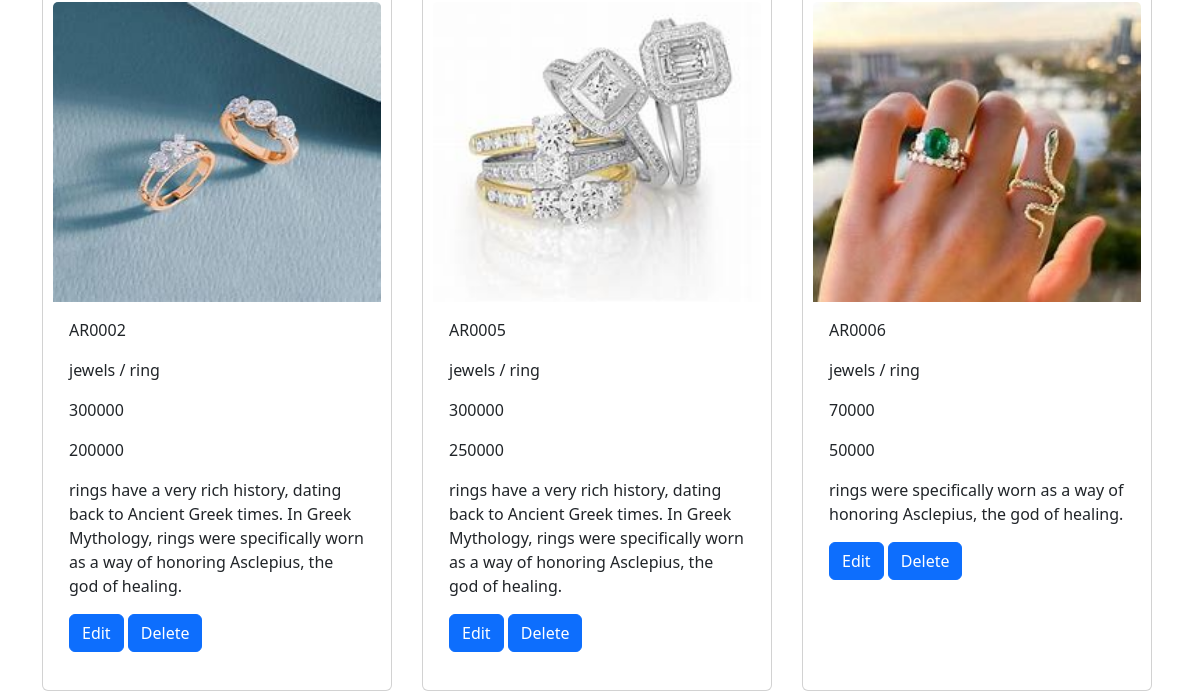
The app's page /shop_home (signed in, lower part), older data.
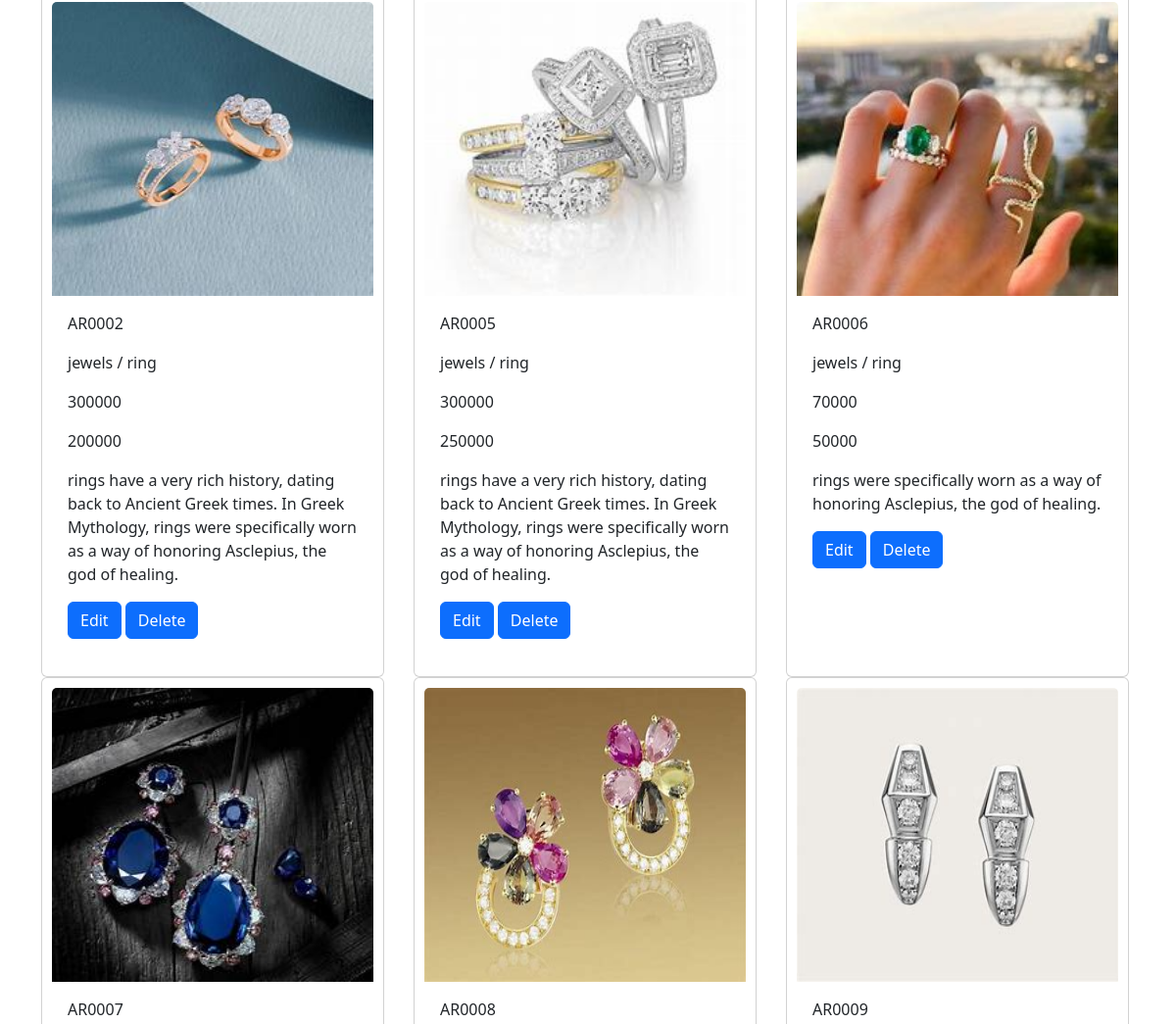
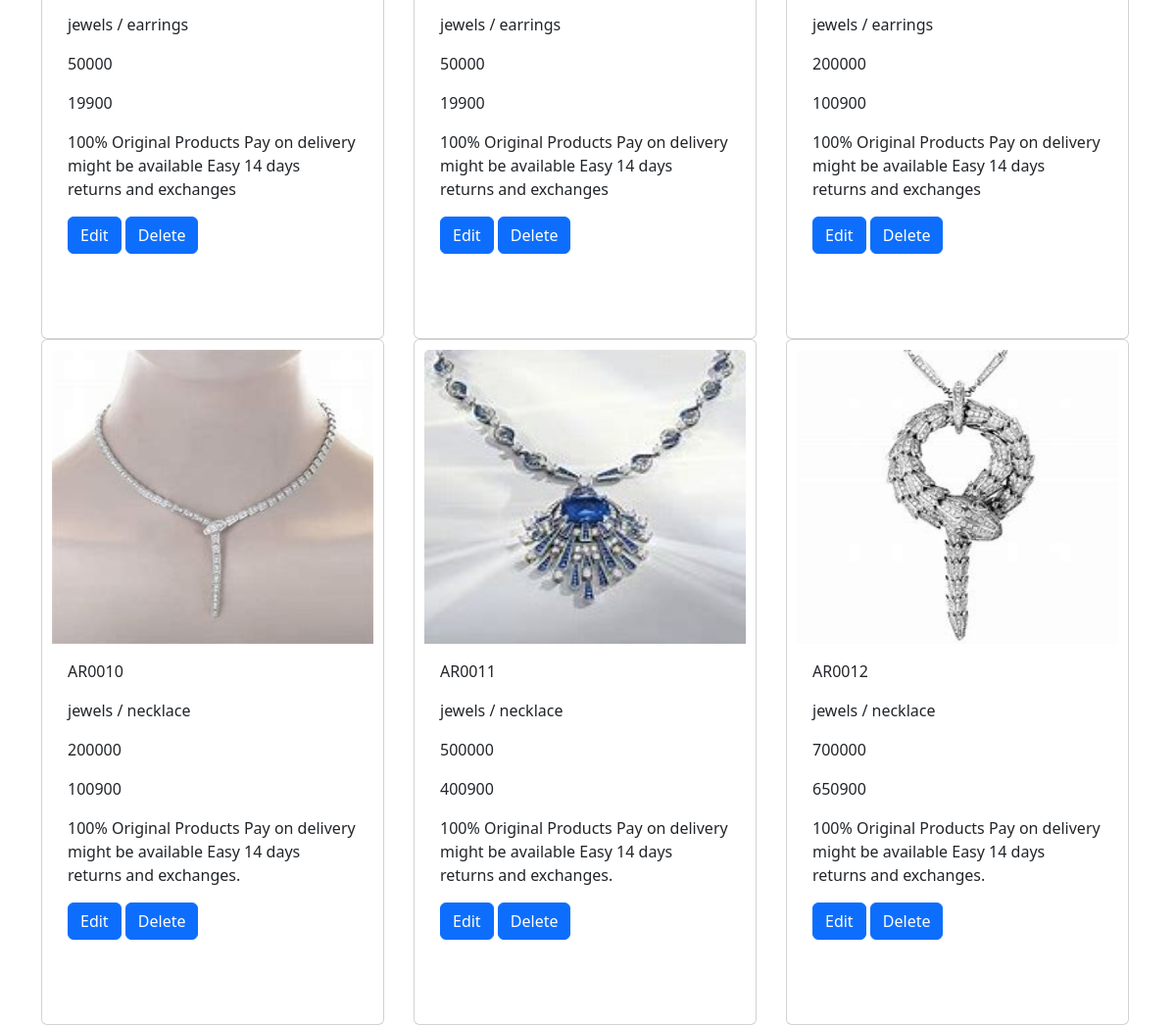
The same page, newer data (2 pictures, top to bottom).
### app/models.py (models this page shows, shortened)
class Jewels(models.Model):
    jewels_id=models.TextField()
    category=models.TextField()
    jewels_name=models.TextField()
    price=models.IntegerField()
    offer_price=models.IntegerField()
    description=models.TextField()
    img=models.FileField()

### app/views.py (the view)
# urls.py: path('shop_home',views.shop_home),
def shop_home(req):
    if 'shop' in req.session:
        products=Jewels.objects.all()
        return render(req,'shop/shop_home.html',{'jewels':products})
    else:
        return redirect(shop_login)

### templates/shop/shop_home.html (shortened to what this page needs)
<!DOCTYPE html>
<html lang="en">
<head>
    <link href="https://cdn.jsdelivr.net/npm/bootstrap@5.3.3/dist/css/bootstrap.min.css" rel="stylesheet">
     {% load static %}
</head>
<body>
    <div class="container">
        <div class="row">
            {% for pro in jewels %}
            <div class="col-lg-4">
                    <div class="card" style="width:350px; height: 700px; top: 60px; padding: 10px;" >
                      <img class="card-img-top" src="{{pro.img.url}}" alt="Card image" style="width:100%" height="300px">
                      <div class="card-body">
                        <p class="card-text">{{pro.jewels_id}}</p>
                        <p class="card-text">{{pro.category}}</p>
                        <p class="card-text">{{pro.price}}</p>
                        <p class="card-text">{{pro.offer_price}}</p>
                        <p class="card-text">{{pro.description}}</p>
                        <a href="edit_pro/{{pro.pk}}" class="btn btn-primary">Edit</a>
                        <a href="delete_pro/{{pro.pk}}" class="btn btn-primary">Delete</a>
                      </div>
                    </div>
            </div>
            {% endfor %}
        </div>
    </div>
</body>
</html>

Row changes from the older to the newer data that the page shows:
added Jewels: img (picture), jewels_id "AR0007", category "jewels / earrings", price "50000", offer_price "19900", description "100% Original Products Pay on delivery might be available Easy 14 days returns and exchanges"
added Jewels: img (picture), jewels_id "AR0008", category "jewels / earrings", price "50000", offer_price "19900", description "100% Original Products Pay on delivery might be available Easy 14 days returns and exchanges"
added Jewels: img (picture), jewels_id "AR0009", category "jewels / earrings", price "200000", offer_price "100900", description "100% Original Products Pay on delivery might be available Easy 14 days returns and exchanges"
added Jewels: img (picture), jewels_id "AR0010", category "jewels / necklace", price "200000", offer_price "100900", description "100% Original Products Pay on delivery might be available Easy 14 days returns and exchanges."
added Jewels: img (picture), jewels_id "AR0011", category "jewels / necklace", price "500000", offer_price "400900", description "100% Original Products Pay on delivery might be available Easy 14 days returns and exchanges."
added Jewels: img (picture), jewels_id "AR0012", category "jewels / necklace", price "700000", offer_price "650900", description "100% Original Products Pay on delivery might be available Easy 14 days returns and exchanges."
